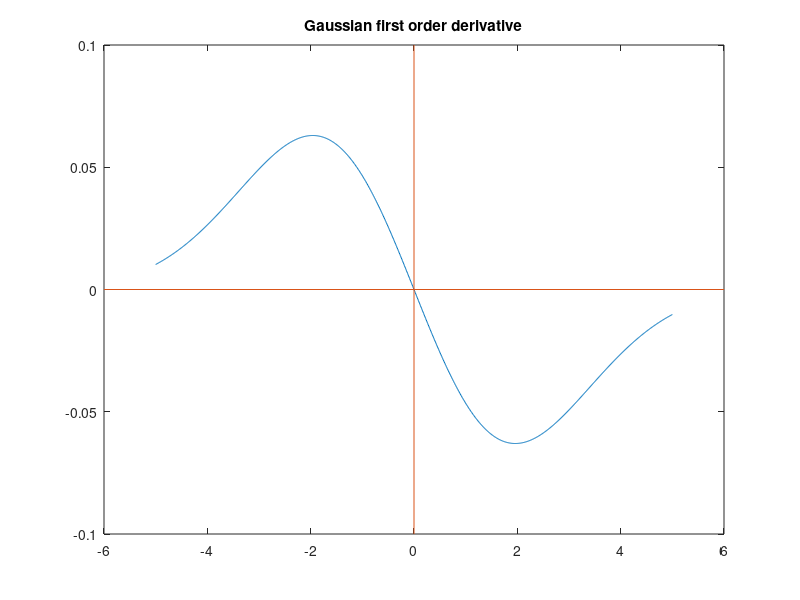

Recreate this plot in MATLAB.
sigma = 1.96;
x = linspace(-5, 5, 1000);
Gd = -(x ./ sigma^2) .* 1/(sqrt(2*pi)*sigma) .* exp(-(x.^2 /(2*sigma^2)));
plot(x, Gd)
xL = xlim;
yL = ylim;
line([0 0], yL);  %x-axis
line(xL, [0 0]);  %y-axis
title('Gaussian first order derivative');